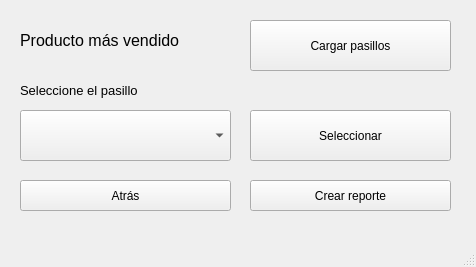
<?xml version="1.0" encoding="UTF-8"?>
<ui version="4.0">
 <class>window_report_moreSoldProd</class>
 <widget class="QMainWindow" name="window_report_moreSoldProd">
  <property name="geometry">
   <rect>
    <x>0</x>
    <y>0</y>
    <width>476</width>
    <height>267</height>
   </rect>
  </property>
  <property name="windowTitle">
   <string>MainWindow</string>
  </property>
  <widget class="QWidget" name="centralwidget">
   <widget class="QPushButton" name="start">
    <property name="geometry">
     <rect>
      <x>250</x>
      <y>20</y>
      <width>201</width>
      <height>51</height>
     </rect>
    </property>
    <property name="text">
     <string>Cargar pasillos</string>
    </property>
   </widget>
   <widget class="QPushButton" name="save">
    <property name="geometry">
     <rect>
      <x>250</x>
      <y>180</y>
      <width>201</width>
      <height>31</height>
     </rect>
    </property>
    <property name="text">
     <string>Crear reporte</string>
    </property>
   </widget>
   <widget class="QComboBox" name="halls">
    <property name="geometry">
     <rect>
      <x>20</x>
      <y>110</y>
      <width>211</width>
      <height>51</height>
     </rect>
    </property>
   </widget>
   <widget class="QLabel" name="label">
    <property name="geometry">
     <rect>
      <x>20</x>
      <y>20</y>
      <width>231</width>
      <height>41</height>
     </rect>
    </property>
    <property name="font">
     <font>
      <pointsize>12</pointsize>
     </font>
    </property>
    <property name="text">
     <string>Producto más vendido</string>
    </property>
   </widget>
   <widget class="QLabel" name="label_2">
    <property name="geometry">
     <rect>
      <x>20</x>
      <y>80</y>
      <width>211</width>
      <height>21</height>
     </rect>
    </property>
    <property name="font">
     <font>
      <pointsize>10</pointsize>
     </font>
    </property>
    <property name="text">
     <string>Seleccione el pasillo</string>
    </property>
   </widget>
   <widget class="QPushButton" name="back">
    <property name="geometry">
     <rect>
      <x>20</x>
      <y>180</y>
      <width>211</width>
      <height>31</height>
     </rect>
    </property>
    <property name="text">
     <string>Atrás</string>
    </property>
   </widget>
   <widget class="QPushButton" name="pasilloButton">
    <property name="geometry">
     <rect>
      <x>250</x>
      <y>110</y>
      <width>201</width>
      <height>51</height>
     </rect>
    </property>
    <property name="text">
     <string>Seleccionar</string>
    </property>
   </widget>
  </widget>
  <widget class="QMenuBar" name="menubar">
   <property name="geometry">
    <rect>
     <x>0</x>
     <y>0</y>
     <width>476</width>
     <height>17</height>
    </rect>
   </property>
  </widget>
  <widget class="QStatusBar" name="statusbar"/>
 </widget>
 <resources/>
 <connections/>
</ui>
